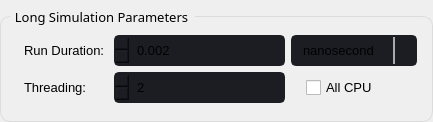
                             <widget class="QGroupBox" name="groupBox_17">
                              <property name="sizePolicy">
                               <sizepolicy hsizetype="Expanding" vsizetype="Preferred">
                                <horstretch>0</horstretch>
                                <verstretch>0</verstretch>
                               </sizepolicy>
                              </property>
                              <property name="minimumSize">
                               <size>
                                <width>0</width>
                                <height>120</height>
                               </size>
                              </property>
                              <property name="maximumSize">
                               <size>
                                <width>16777215</width>
                                <height>125</height>
                               </size>
                              </property>
                              <property name="font">
                               <font>
                                <family>Segoe UI Semibold</family>
                                <pointsize>10</pointsize>
                               </font>
                              </property>
                              <property name="styleSheet">
                               <string notr="true">QGroupBox {
  
  border: 1px solid rgb(220, 220, 220);
  border-radius: 10px;
  padding: 4px;
  margin-top: 16px;
}

QGroupBox::title {
  subcontrol-origin: margin;
  subcontrol-position: top left;
  left: 10px;
  padding-left: 3px;
  padding-right: 5px;
  padding-top: 8px;
  padding-bottom: 16px;
}

QGroupBox::indicator {
  margin-left: 2px;
  height: 16px;
  width: 16px;
}</string>
                              </property>
                              <property name="title">
                               <string>Long Simulation Parameters</string>
                              </property>
                              <layout class="QHBoxLayout" name="horizontalLayout_40">
                               <item>
                                <layout class="QGridLayout" name="gridLayout_4">
                                 <property name="leftMargin">
                                  <number>8</number>
                                 </property>
                                 <property name="topMargin">
                                  <number>3</number>
                                 </property>
                                 <property name="rightMargin">
                                  <number>0</number>
                                 </property>
                                 <property name="bottomMargin">
                                  <number>3</number>
                                 </property>
                                 <item row="1" column="0">
                                  <widget class="QLabel" name="label_35">
                                   <property name="minimumSize">
                                    <size>
                                     <width>83</width>
                                     <height>0</height>
                                    </size>
                                   </property>
                                   <property name="maximumSize">
                                    <size>
                                     <width>16777215</width>
                                     <height>16777215</height>
                                    </size>
                                   </property>
                                   <property name="font">
                                    <font>
                                     <pointsize>10</pointsize>
                                    </font>
                                   </property>
                                   <property name="text">
                                    <string>Threading:</string>
                                   </property>
                                   <property name="alignment">
                                    <set>Qt::AlignLeading|Qt::AlignLeft|Qt::AlignVCenter</set>
                                   </property>
                                   <property name="buddy">
                                    <cstring>Number_CPU_spinBox</cstring>
                                   </property>
                                  </widget>
                                 </item>
                                 <item row="1" column="2">
                                  <widget class="QCheckBox" name="All_CPU_checkBox">
                                   <property name="sizePolicy">
                                    <sizepolicy hsizetype="Expanding" vsizetype="Expanding">
                                     <horstretch>0</horstretch>
                                     <verstretch>0</verstretch>
                                    </sizepolicy>
                                   </property>
                                   <property name="maximumSize">
                                    <size>
                                     <width>200</width>
                                     <height>16777215</height>
                                    </size>
                                   </property>
                                   <property name="font">
                                    <font>
                                     <family>Segoe UI</family>
                                     <pointsize>10</pointsize>
                                    </font>
                                   </property>
                                   <property name="layoutDirection">
                                    <enum>Qt::LeftToRight</enum>
                                   </property>
                                   <property name="autoFillBackground">
                                    <bool>false</bool>
                                   </property>
                                   <property name="styleSheet">
                                    <string notr="true">QCheckBox {
    spacing: 5px;
	margin-left: 15px;
}

QCheckBox::indicator {
    width: 15px;
    height: 15px;
}

QCheckBox::indicator:unchecked {
border-image: url(:/16x16/icons/16x16/cil-circle.png);

}


QCheckBox::indicator:checked {
	border-image: url(:/20x20/icons/20x20/cil-check.png);
}


</string>
                                   </property>
                                   <property name="text">
                                    <string>All CPU</string>
                                   </property>
                                  </widget>
                                 </item>
                                 <item row="0" column="2">
                                  <widget class="QComboBox" name="long_simulation_time_unit">
                                   <property name="sizePolicy">
                                    <sizepolicy hsizetype="Expanding" vsizetype="Expanding">
                                     <horstretch>0</horstretch>
                                     <verstretch>0</verstretch>
                                    </sizepolicy>
                                   </property>
                                   <property name="minimumSize">
                                    <size>
                                     <width>110</width>
                                     <height>0</height>
                                    </size>
                                   </property>
                                   <property name="maximumSize">
                                    <size>
                                     <width>16777215</width>
                                     <height>33</height>
                                    </size>
                                   </property>
                                   <property name="font">
                                    <font>
                                     <family>Segoe UI</family>
                                     <pointsize>10</pointsize>
                                    </font>
                                   </property>
                                   <property name="styleSheet">
                                    <string notr="true">QComboBox {
	background-color: rgb(27, 29, 35);
	border-radius: 5px;
	border: 2px solid rgb(27, 29, 35);
    padding: 1px 18px 1px 3px;
	padding-left: 10px;
    min-width: 6em;
}

QComboBox:hover{
	border: 2px solid rgb(64, 71, 88);
}

QComboBox QAbstractItemView{
	selection-background-color: rgb(200, 5, 100);
	selection-color: rgb(193, 125, 17);
}

QComboBox:editable {
   	selection-background-color: rgb(127, 5, 64);
	selection-color: rgb(255, 255, 255);
}

QComboBox:on { /* shift the text when the popup opens */
    padding-top: 3px;
    padding-left: 4px;
	text-align: center;
}



QComboBox:on { /* shift the text when the popup opens */
    padding-top: 2px;
    padding-left: 3px;
}

QComboBox::drop-down {
    subcontrol-origin: padding;
    subcontrol-position: top right;
    width: 20px;

    border-left-width: 2px;
    border-left-color: darkgray;
    border-left-style: solid; /* just a single line */
    border-top-right-radius: 3px; /* same radius as the QComboBox */
    border-bottom-right-radius: 3px;
}

QComboBox::down-arrow {
image: url(:/16x16/icons/16x16/cil-arrow-bottom.png);
}

QComboBox::down-arrow:on { /* shift the arrow when popup is open */
    top: 1px;
    left: 1px;
}

</string>
                                   </property>
                                   <item>
                                    <property name="text">
                                     <string>nanosecond</string>
                                    </property>
                                   </item>
                                   <item>
                                    <property name="text">
                                     <string>picosecond</string>
                                    </property>
                                   </item>
                                  </widget>
                                 </item>
                                 <item row="0" column="0">
                                  <widget class="QLabel" name="label_8">
                                   <property name="sizePolicy">
                                    <sizepolicy hsizetype="Preferred" vsizetype="Preferred">
                                     <horstretch>0</horstretch>
                                     <verstretch>0</verstretch>
                                    </sizepolicy>
                                   </property>
                                   <property name="minimumSize">
                                    <size>
                                     <width>83</width>
                                     <height>0</height>
                                    </size>
                                   </property>
                                   <property name="maximumSize">
                                    <size>
                                     <width>16777215</width>
                                     <height>16777215</height>
                                    </size>
                                   </property>
                                   <property name="font">
                                    <font>
                                     <pointsize>10</pointsize>
                                    </font>
                                   </property>
                                   <property name="styleSheet">
                                    <string notr="true"/>
                                   </property>
                                   <property name="text">
                                    <string>Run Duration: </string>
                                   </property>
                                  </widget>
                                 </item>
                                 <item row="1" column="1">
                                  <widget class="QSpinBox" name="Number_CPU_spinBox_2">
                                   <property name="sizePolicy">
                                    <sizepolicy hsizetype="Expanding" vsizetype="Expanding">
                                     <horstretch>0</horstretch>
                                     <verstretch>0</verstretch>
                                    </sizepolicy>
                                   </property>
                                   <property name="minimumSize">
                                    <size>
                                     <width>171</width>
                                     <height>0</height>
                                    </size>
                                   </property>
                                   <property name="maximumSize">
                                    <size>
                                     <width>16777215</width>
                                     <height>33</height>
                                    </size>
                                   </property>
                                   <property name="font">
                                    <font>
                                     <pointsize>10</pointsize>
                                    </font>
                                   </property>
                                   <property name="layoutDirection">
                                    <enum>Qt::RightToLeft</enum>
                                   </property>
                                   <property name="styleSheet">
                                    <string notr="true">QSpinBox{
	background-color: rgb(27, 29, 35);
	border-radius: 5px;
	border: 2px solid rgb(27, 29, 35);
	padding: 5px;
	padding-left: 5px;
}
QSpinBox:hover{
	border: 2px solid rgb(64, 71, 88);
}
QSpinBox QAbstractItemView {
	color: rgb(85, 170, 255);	
	background-color: rgb(27, 29, 35);
	padding: 5px;
	selection-background-color: rgb(39, 44, 54);
}</string>
                                   </property>
                                   <property name="minimum">
                                    <number>2</number>
                                   </property>
                                  </widget>
                                 </item>
                                 <item row="0" column="1">
                                  <widget class="QDoubleSpinBox" name="run_duration_doubleSpinBox">
                                   <property name="sizePolicy">
                                    <sizepolicy hsizetype="Expanding" vsizetype="Expanding">
                                     <horstretch>0</horstretch>
                                     <verstretch>0</verstretch>
                                    </sizepolicy>
                                   </property>
                                   <property name="minimumSize">
                                    <size>
                                     <width>0</width>
                                     <height>0</height>
                                    </size>
                                   </property>
                                   <property name="maximumSize">
                                    <size>
                                     <width>16777215</width>
                                     <height>33</height>
                                    </size>
                                   </property>
                                   <property name="font">
                                    <font>
                                     <family>Segoe UI</family>
                                     <pointsize>10</pointsize>
                                    </font>
                                   </property>
                                   <property name="layoutDirection">
                                    <enum>Qt::RightToLeft</enum>
                                   </property>
                                   <property name="styleSheet">
                                    <string notr="true">QDoubleSpinBox{
	background-color: rgb(27, 29, 35);
	border-radius: 5px;
	border: 2px solid rgb(27, 29, 35);
	padding: 5px;
	padding-left: 5px;
}
QDoubleSpinBox:hover{
	border: 2px solid rgb(64, 71, 88);
}
QDoubleSpinBox QAbstractItemView {
	color: rgb(85, 170, 255);	
	background-color: rgb(27, 29, 35);
	padding: 5px;
	selection-background-color: rgb(39, 44, 54);
}</string>
                                   </property>
                                   <property name="decimals">
                                    <number>3</number>
                                   </property>
                                   <property name="minimum">
                                    <double>0.000000000000000</double>
                                   </property>
                                   <property name="maximum">
                                    <double>500000.000000000000000</double>
                                   </property>
                                   <property name="value">
                                    <double>0.002000000000000</double>
                                   </property>
                                  </widget>
                                 </item>
                                </layout>
                               </item>
                              </layout>
                             </widget>
